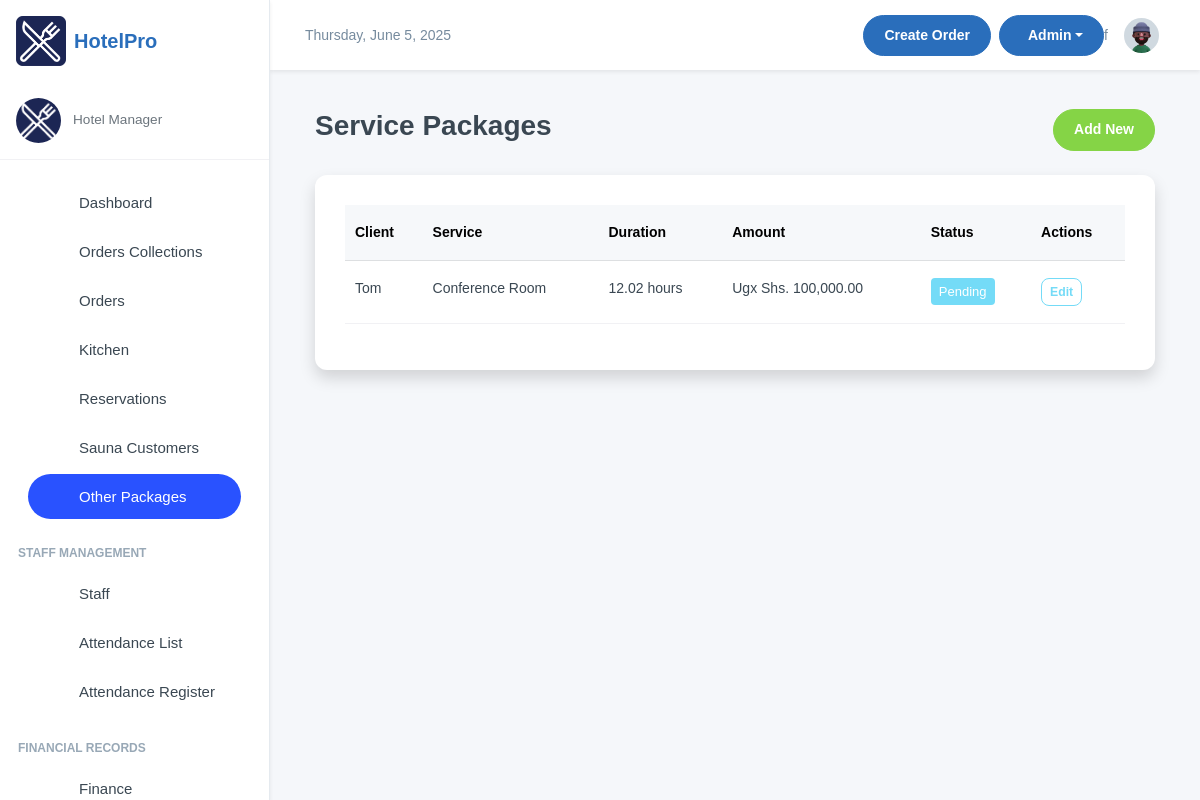
The app's page /others/packages/, older data.
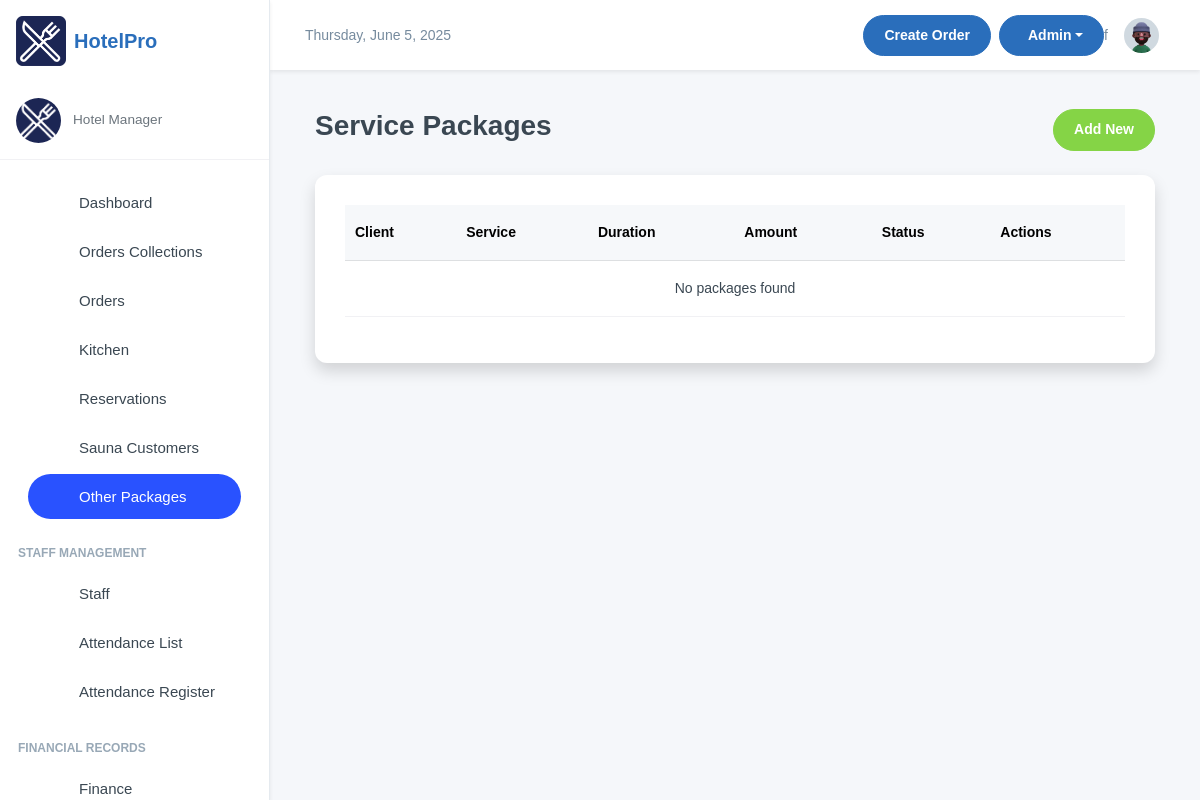
The same page, newer data.
### otherPackages/models.py (models this page shows, shortened)
class OtherPackage(models.Model):
    SERVICE_TYPES = [
        ('Conference', 'Conference Room'),
        ('Gardens', 'Gardens'),
        ('Gym', 'Gym Access'),
        ('Laundry', 'Laundry Service'),
        ('Massage', 'Massage Therapy'),
        ('Other', 'Other Service'),
        ('Parking', 'Car Parking'),
        ('Pool', 'Swimming Pool'),
        ('RoomService', 'Room Service'),
        ('Sauna', 'Sauna Session'),
        ('Spa', 'Spa Treatment'),
        ('WiFi', 'High-Speed Wi-Fi'),
    ]
    STATUS_CHOICES = [
        ('Pending', 'Pending'),
        ('Active', 'Active'),
        ('Completed', 'Completed'),
    ]
    client_name = models.CharField(max_length=200)
    service_type = models.CharField(max_length=50, choices=SERVICE_TYPES)
    description = models.TextField(blank=True, null=True)
    total_amount = models.DecimalField(max_digits=10, decimal_places=2)
    start_time = models.DateTimeField()
    end_time = models.DateTimeField()
    status = models.CharField(max_length=20, choices=STATUS_CHOICES, default='Pending')
    created_at = models.DateTimeField(auto_now_add=True)
    updated_at = models.DateTimeField(auto_now=True)
    created_by = models.ForeignKey(User, on_delete=models.SET_NULL, null=True)
    @property
    def duration(self):
        if self.end_time and self.start_time:
            delta = self.end_time - self.start_time
            return round(delta.total_seconds() / 3600, 2)  # Return hours
        return 0
    class Meta:
        ordering = ['-start_time']
        verbose_name = 'Additional Service Package'
        verbose_name_plural = 'Additional Service Packages'

### otherPackages/views.py (the view)
# urls.py: path('packages/', PackageListView.as_view(), name='package_list'),
class PackageListView(ListView):
    model = OtherPackage
    template_name = 'package_list.html'
    context_object_name = 'packages'
    paginate_by = 10
    def get_queryset(self):
        qs = super().get_queryset()
        status = self.request.GET.get('status')
        if status:
            qs = qs.filter(status=status)
        return qs

### otherPackages/templates/package_list.html (shortened to what this page needs)
{% extends 'base.html' %}
{% load humanize %}
{% block content %}
<div class="container mt-4">
    <div class="d-flex justify-content-between mb-4">
        <h2>Service Packages</h2>
        <a href="/others/packages/new/" class="btn btn-success">
             Add New
        </a>
    </div>
    <div class="card shadow">
        <div class="card-body">
            <table class="table table-hover">
                <thead class="table-light">
                    <tr>
                        <th>Client</th>
                        <th>Service</th>
                        <th>Duration</th>
                        <th>Amount</th>
                        <th>Status</th>
                        <th>Actions</th>
                    </tr>
                </thead>
                <tbody>
                    {% for package in packages %}
                    <tr>
                        <td>{{ package.client_name }}</td>
                        <td>{{ package.get_service_type_display }}</td>
                        <td>{{ package.duration }} hours</td>
                        <td>Ugx Shs. {{ package.total_amount|intcomma }}</td>
                        <td>
                            <span class="badge
                                {% if package.status == 'Completed' %}bg-success
                                {% elif package.status == 'Active' %}bg-primary
                                {% else %}bg-secondary{% endif %}">
                                {{ package.status }}
                            </span>
                        </td>
                        <td>
                            <a href="/others/packages/{{package.id}}/edit/" class="btn btn-sm btn-outline-secondary">
                                 Edit
                            </a>
                        </td>
                    </tr>
                    {% empty %}
                    <tr>
                        <td colspan="6" class="text-center">No packages found</td>
                    </tr>
                    {% endfor %}
                </tbody>
            </table>
        </div>
    </div>
</div>
{% endblock %}

Row changes from the older to the newer data that the page shows:
removed OtherPackage: client_name "Tom", service_type "Conference Room", duration "12.02", total_amount "100,000.00", status "Pending"
Text that changed along with them:
text now shown: "No packages found"
